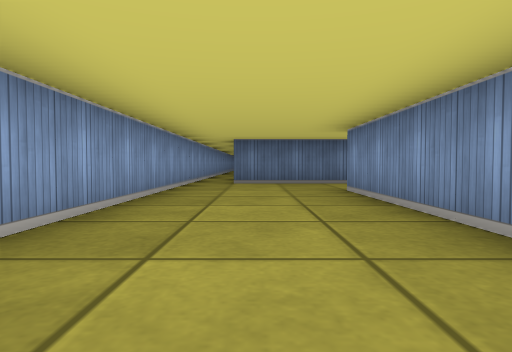
[1] (above)

16 first-person views from a walk through a cub3D maze. The camera is about half as high as the walls, tilts 2° down and sees 75° across. The floor is counted in squares. Each view is taken from the middle of a square. On the plan, view 1 faces up. The plan holds only what a view shows up to about 9 squares ahead; the rest is blank.

[2]
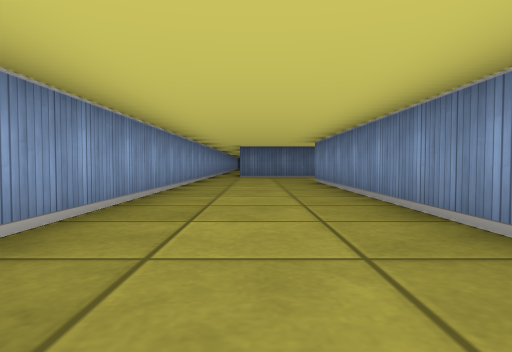

[3]
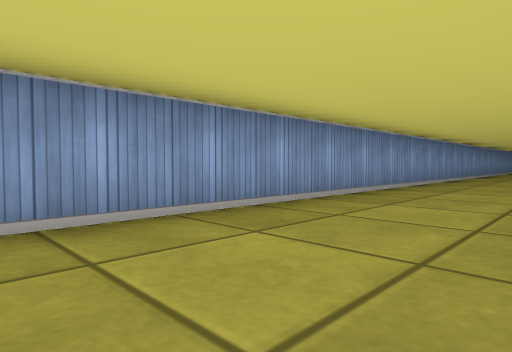

[4]
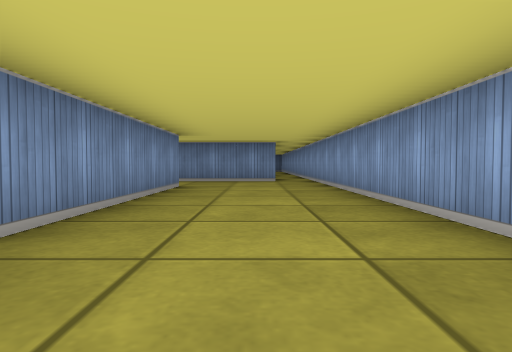

[5]
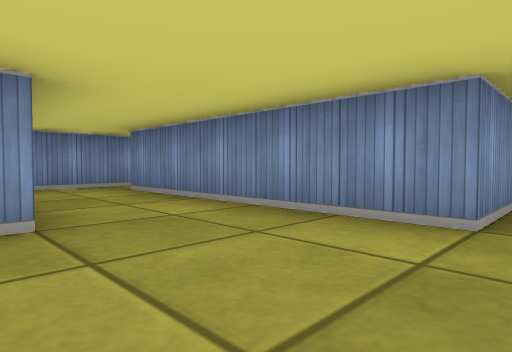

[6]
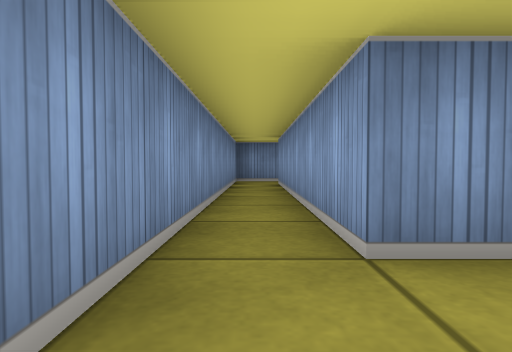

[7]
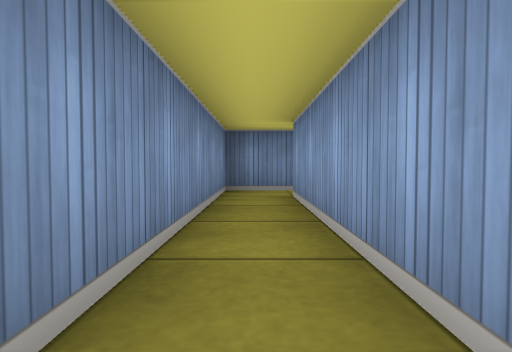

[8]
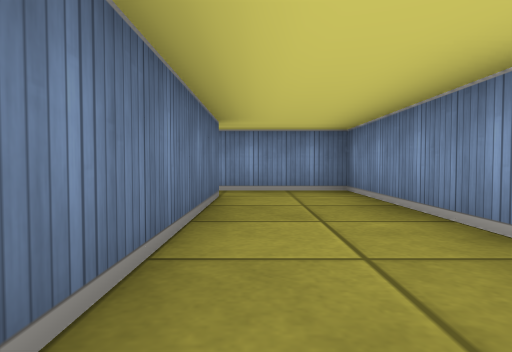

[9]
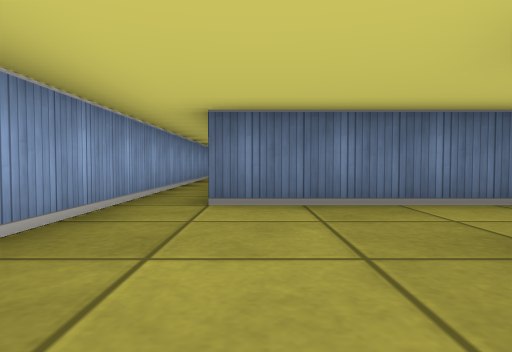

[10]
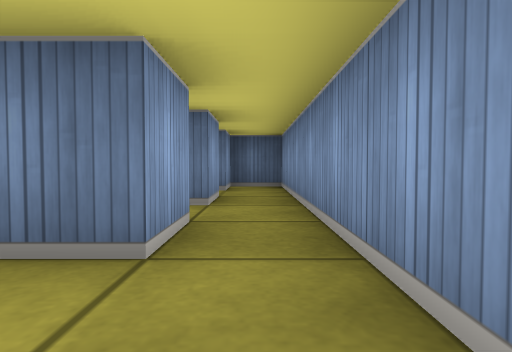

[11]
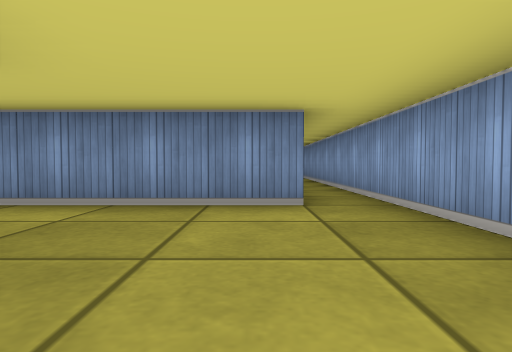

[12]
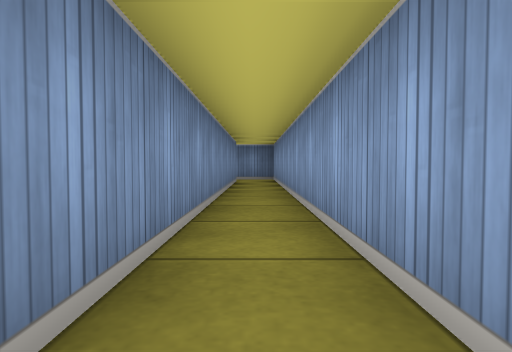

[13]
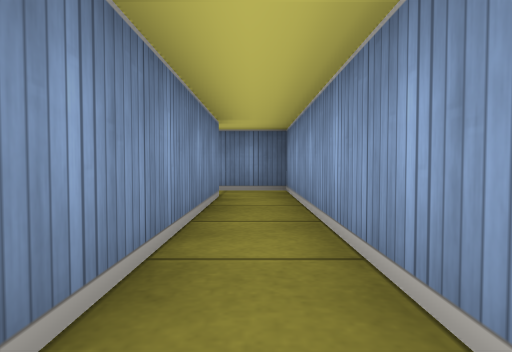

[14]
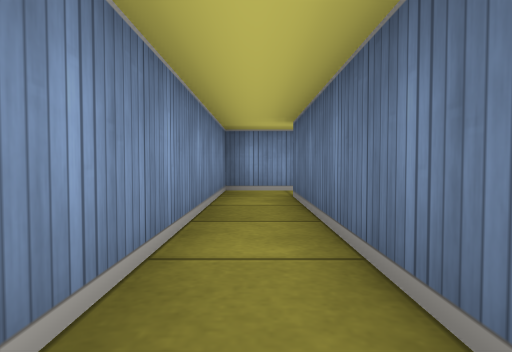

[15]
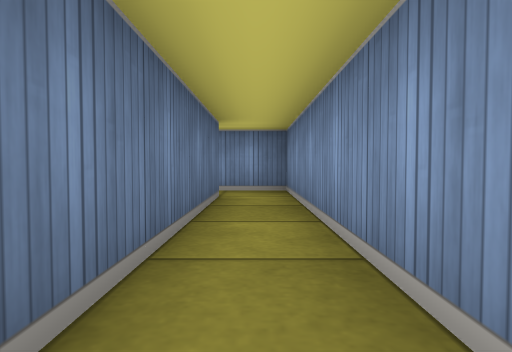

[16]
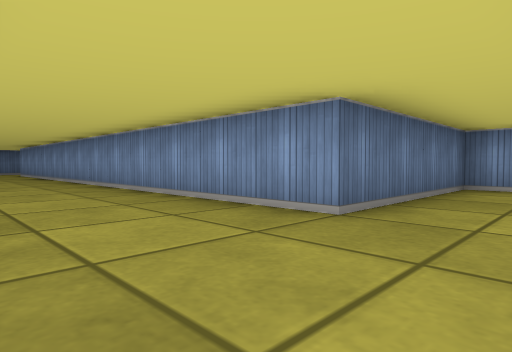

### Floor plan
Points are (right, up) in squares from view 1. A wall is a line through its corners. A room is listed if a view was taken in it or the views show most of it. See-through windows are left out.
Room 1 (views 1, 2, 3, 4, 5, 6, 7, 8, 9, 10, 11, 16)
walls: (1.9, 5.5) (5.5, 5.5) (5.5, 8.5); (4.5, 8.5) (4.5, 7.5) (-0.5, 7.5); (-0.5, -9.5) (4.5, -9.5) (4.5, -15.5); (-1.5, 13) (-1.5, -9.5); (4.4, -16.5) (5.5, -16.5) (5.5, -7.5) (1.5, -7.5) (1.5, 5.5)
ways out: opening at (-1, -10) to room 2; opening at (4, -16); opening at (5, 8)
Room 2 (views 12, 13, 14, 15)
walls: (4.5, -19.5) (-0.5, -19.5) (-0.5, -9.5); (-1.5, -9.5) (-1.5, -20.5) (5.5, -20.5) (5.5, -19.4)
ways out: opening at (-1, -10) to room 1; opening at (5, -19)
Room 3 (no view inside)
walls: (5.5, 10.5) (5.5, 12.5) (4.5, 12.5) (4.5, 11.5)
ways out: opening at (4, 11); opening at (5, 10)

Where each view was taken, in squares from view 1:
view 1: 0 up, 0 right, facing up
view 2: 3 down, 0 right, facing up
view 3: 8 down, 1 right, facing up-left
view 4: 1 down, 0 right, facing down
view 5: 7 down, 1 left, facing down-right
view 6: 8 down, 5 right, facing down
view 7: 11 down, 5 right, facing down
view 8: 7 up, 0 right, facing right
view 9: 4 up, 0 right, facing up
view 10: 6 up, 5 right, facing up
view 11: 6 down, 0 right, facing down
view 12: 11 down, 1 left, facing down
view 13: 15 down, 1 left, facing down
view 14: 20 down, 4 right, facing left
view 15: 20 down, 0 right, facing right
view 16: 9 down, 1 left, facing up-right
